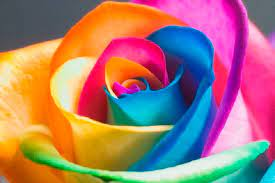
%> input picture flower.jpg, 275 x 183 px
$ octave exp8.m   (GNU Octave 9; MATLAB toolbox functions it lacks are replaced by stand-ins)
%> lines starting %> are read from the running program, lines starting %| are printed output that depends on the picture
clc
close all
myimage = imread("flower.jpg");
%> myimage is the input picture: size 183x275x3 uint8; mean R, G, B 166.5, 120.8, 113.8
myimage = rgb2gray(myimage);
%> myimage: size 183x275 uint8
figure;
imshow(myimage);
title("Original Image");

gaussmask = fspecial('gaussian',3);
filtering = imfilter(myimage,gaussmask);
figure;
imshow(filtering,[]);
title("Output of Gaussian Filter 3X3");

avgfilt = [1 1 1 1 1 1 1;
    1 1 1 1 1 1 1;
    1 1 1 1 1 1 1;
    1 1 1 1 1 1 1;
    1 1 1 1 1 1 1;
    1 1 1 1 1 1 1;
    1 1 1 1 1 1 1];
avgfiltmask = avgfilt/sum(avgfilt);
convimage = conv2(double(myimage), double(avgfiltmask));
figure;
imshow(convimage,[]);
title("Average Filter with Conv2()");

figure;
myimage = imread("flower.jpg");
myimage = rgb2gray(myimage);
noisyimg = imnoise(myimage, 'salt & pepper',0.5);
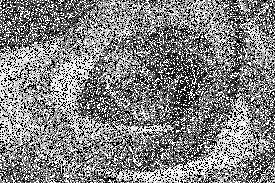
%> noisyimg: size 183x275 uint8; min 0, max 255, mean 130.4
imshow(noisyimg,[]);
title('Noisy Image');

mymed3image = medfilt2(noisyimg,[3,3]);
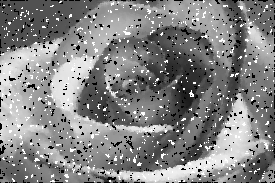
%> mymed3image: size 183x275 uint8; min 0, max 255, mean 131.7
figure;
imshow(mymed3image);
title(" Output of 3x3 Median Filter Image");

mymed7image = medfilt2(noisyimg,[7,7]);
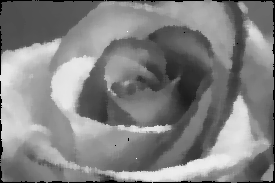
%> mymed7image: size 183x275 uint8; min 0, max 255, mean 130.2
figure;
imshow(mymed7image);
title(" Output of 7x7 Median Filter Image");

h = [1 -2 -1; -1 5 -1; 1 -2 1];
hpt3 = conv2(double(myimage),double(h));
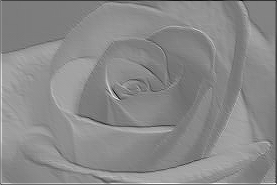
%> hpt3: size 185x277 double; min -418, max 598, mean 131.3; drawn with min black and max white
figure;
imshow(hpt3/100);
title("Output of High-pass Filter");


h = [-1 -1 -1; -1 9 -1; -1 -1 -1];
hpt3 = conv2(double(myimage),double(h));
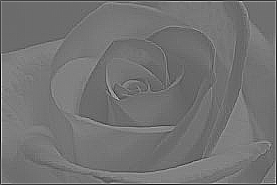
%> hpt3: size 185x277 double; min -698, max 1134, mean 131.3; drawn with min black and max white
figure;
imshow(hpt3/100);
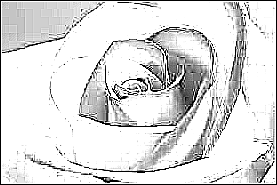
%> displayed picture: size 185x277, on the screen's scale of 0 to 255; min 0, max 255, mean 221.5
title("Output of Sharpening - User Defined mask");

h = fspecial('unsharp',0.3);
hpt3 = imfilter(myimage, h);
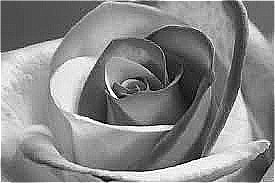
%> hpt3: size 183x275 uint8; min 0, max 255, mean 135.2
figure;
imshow(hpt3,[]);
title("Output of unsharp mask filter");

$ run again, with desert.jpg copied over flower.jpg
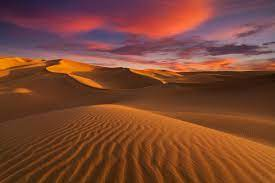
%> input picture desert.jpg, 275 x 183 px
%> myimage is the input picture: size 183x275x3 uint8; mean R, G, B 124.7, 70, 50.3
%> myimage: size 183x275 uint8
%> `hpt3 = imfilter(myimage, h);`:
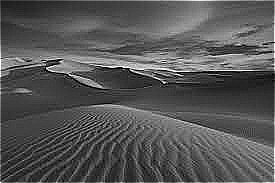
%> hpt3: size 183x275 uint8; min 0, max 255, mean 85.5
